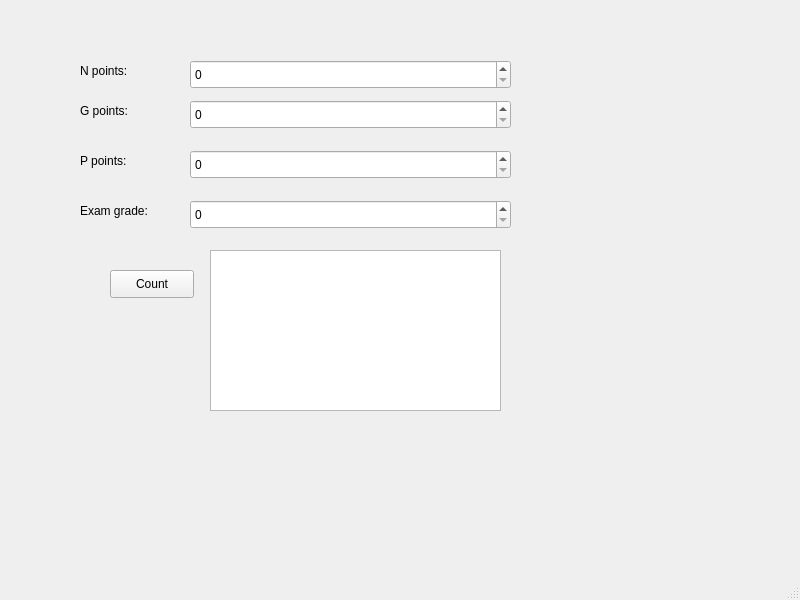
<?xml version="1.0" encoding="UTF-8"?>
<ui version="4.0">
 <class>MainWindow</class>
 <widget class="QMainWindow" name="MainWindow">
  <property name="geometry">
   <rect>
    <x>0</x>
    <y>0</y>
    <width>800</width>
    <height>600</height>
   </rect>
  </property>
  <property name="windowTitle">
   <string>MainWindow</string>
  </property>
  <widget class="QWidget" name="centralwidget">
   <widget class="QLabel" name="label">
    <property name="geometry">
     <rect>
      <x>80</x>
      <y>50</y>
      <width>121</width>
      <height>41</height>
     </rect>
    </property>
    <property name="text">
     <string>N points:</string>
    </property>
   </widget>
   <widget class="QLabel" name="label_2">
    <property name="geometry">
     <rect>
      <x>80</x>
      <y>90</y>
      <width>121</width>
      <height>41</height>
     </rect>
    </property>
    <property name="text">
     <string>G points:</string>
    </property>
   </widget>
   <widget class="QLabel" name="label_3">
    <property name="geometry">
     <rect>
      <x>80</x>
      <y>140</y>
      <width>121</width>
      <height>41</height>
     </rect>
    </property>
    <property name="text">
     <string>P points:</string>
    </property>
   </widget>
   <widget class="QLabel" name="label_4">
    <property name="geometry">
     <rect>
      <x>80</x>
      <y>190</y>
      <width>121</width>
      <height>41</height>
     </rect>
    </property>
    <property name="text">
     <string>Exam grade:</string>
    </property>
   </widget>
   <widget class="QSpinBox" name="spinBoxN">
    <property name="geometry">
     <rect>
      <x>190</x>
      <y>60</y>
      <width>321</width>
      <height>29</height>
     </rect>
    </property>
    <property name="maximum">
     <number>760</number>
    </property>
   </widget>
   <widget class="QSpinBox" name="spinBoxG">
    <property name="geometry">
     <rect>
      <x>190</x>
      <y>100</y>
      <width>321</width>
      <height>29</height>
     </rect>
    </property>
    <property name="maximum">
     <number>120</number>
    </property>
   </widget>
   <widget class="QSpinBox" name="spinBoxP">
    <property name="geometry">
     <rect>
      <x>190</x>
      <y>150</y>
      <width>321</width>
      <height>29</height>
     </rect>
    </property>
    <property name="maximum">
     <number>250</number>
    </property>
   </widget>
   <widget class="QSpinBox" name="spinBoxE">
    <property name="geometry">
     <rect>
      <x>190</x>
      <y>200</y>
      <width>321</width>
      <height>29</height>
     </rect>
    </property>
    <property name="maximum">
     <number>5</number>
    </property>
   </widget>
   <widget class="QPushButton" name="countPushButton">
    <property name="geometry">
     <rect>
      <x>110</x>
      <y>270</y>
      <width>84</width>
      <height>28</height>
     </rect>
    </property>
    <property name="text">
     <string>Count</string>
    </property>
   </widget>
   <widget class="QTextBrowser" name="textBrowser">
    <property name="geometry">
     <rect>
      <x>210</x>
      <y>250</y>
      <width>291</width>
      <height>161</height>
     </rect>
    </property>
   </widget>
  </widget>
  <widget class="QMenuBar" name="menubar">
   <property name="geometry">
    <rect>
     <x>0</x>
     <y>0</y>
     <width>800</width>
     <height>25</height>
    </rect>
   </property>
  </widget>
  <widget class="QStatusBar" name="statusbar"/>
 </widget>
 <resources/>
 <connections/>
</ui>
